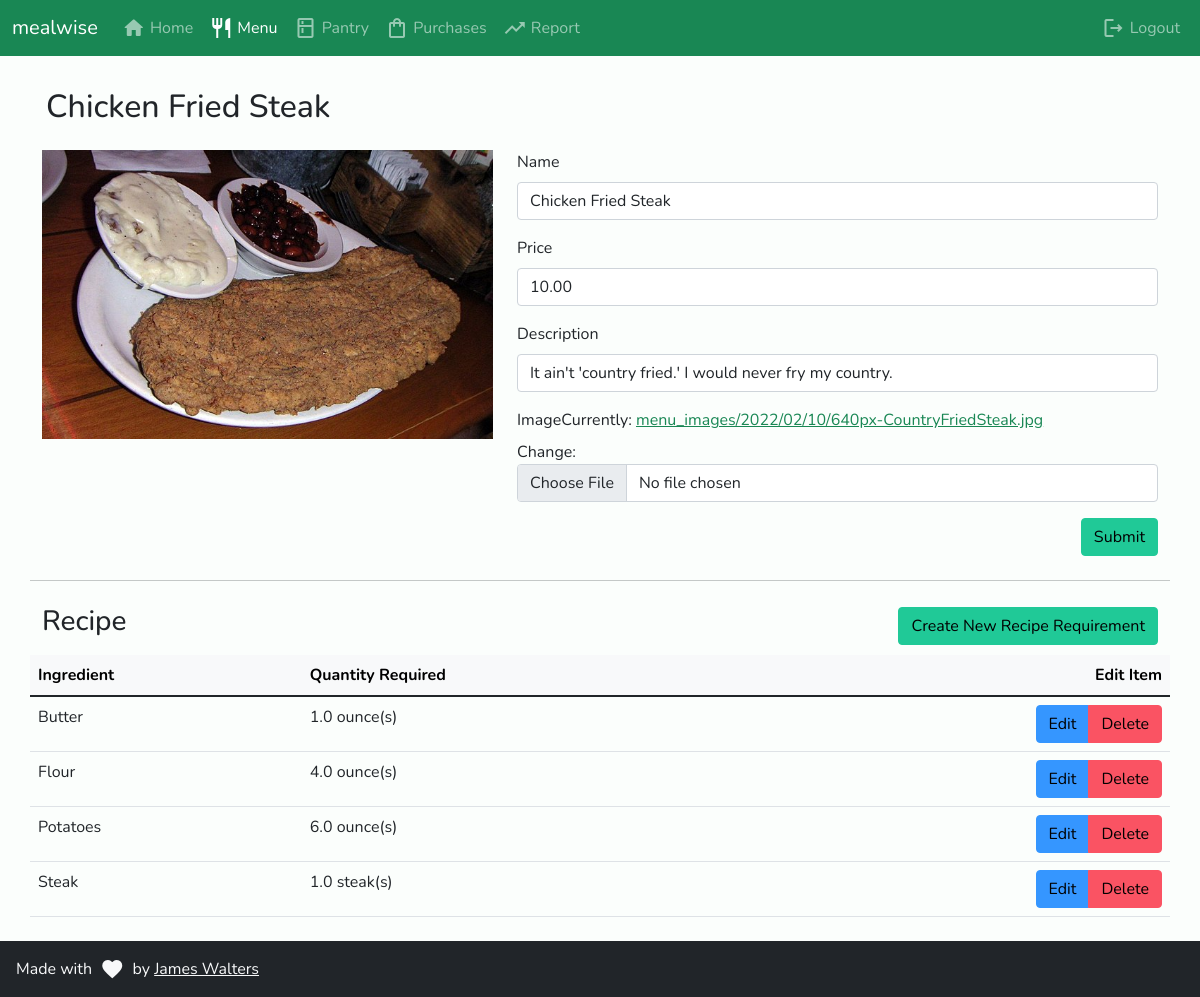
/menu/6/ (signed in), run on the app's committed database.
### inventory/models.py (models this page shows, shortened)
class MenuItem(models.Model):
    name = models.CharField(max_length=50, unique=True)
    price = models.DecimalField(max_digits=4, decimal_places=2, default=0.00)
    description = models.CharField(max_length=255)
    image = models.ImageField(upload_to='menu_images/%Y/%m/%d/', default='default.png')
    class Meta:
        ordering = ['name']
    def get_recipe_requirements(self):
        return self.reciperequirement_set.all()

class RecipeRequirement(models.Model):
    ingredient = models.ForeignKey(Ingredient, on_delete=models.CASCADE)
    menu_item = models.ForeignKey(MenuItem, on_delete=models.CASCADE)
    quantity = models.FloatField(default=0)
    class Meta:
        unique_together = (('menu_item', 'ingredient'),)
        ordering = ['ingredient']

class Ingredient(models.Model):
    name = models.CharField(max_length=50, unique=True)
    quantity = models.FloatField(default=0)
    unit = models.CharField(max_length=15, default="unit")
    price_per_unit = models.DecimalField(max_digits=5, decimal_places=2, default=0.00)
    class Meta:
        ordering = ['name']

### inventory/views.py (the view)
# urls.py: path('menu/<pk>/', views.UpdateMenuItem.as_view(), name="update_menu_item"),
class UpdateMenuItem(LoginRequiredMixin, UpdateView):
  template_name = "inventory/update_menu_item.html"
  model = models.MenuItem
  form_class = forms.MenuItemForm
  extra_context = {'active_nav_menu': "active"}

### inventory/forms.py
class MenuItemForm(forms.ModelForm):
  class Meta:
    model = models.MenuItem
    fields = "__all__"

### inventory/templates/inventory/update_menu_item.html (shortened to what this page needs)
{% extends 'base.html' %}
{% load django_bootstrap5 %}
{% block content %}
<div class="row px-4 px-sm-0 mx-0">
  <h2 class="p-3">{{ menuitem.name }}</h2>
</div>
<div class="row px-4 px-sm-0 mx-0 pb-2">
  <div class="col-12 col-md-5">
    <img src="{{ menuitem.image.url }}" alt="{{ menuitem.name }} image" style="max-width: 100%" class="mb-3" />
  </div>
  <div class="col-12 col-md-7">
    <form action="" method="POST" enctype="multipart/form-data">
      <div>
        {% bootstrap_form form %}
        <div class="d-grid d-md-block text-end">
          <input class="btn btn-success" type="submit" value="Submit" />
        </div>
      </div>
    </form>
  </div>
</div>
<div class="px-md-0 px-sm-2 px-3">
  <hr />
</div>
<div class="row px-4 px-sm-0 mx-0">
  <div class="mt-2 mb-2 d-flex justify-content-between">
    <h3>Recipe</h3>
    <button hx-get="{% url 'htmx_create_recipe_req' menuitem.id %}" hx-target="#recipe_table" hx-swap="beforeend"
      _="on htmx:afterOnLoad add .disabled to me" class="btn btn-success my-auto" id="createRecipeButton">
      Create New Recipe Requirement
    </button>
  </div>
</div>
<div class="row px-4 px-sm-0 mx-0">
  <table class="table">
    <thead class="table-light">
      <tr>
        <th>Ingredient</th>
        <th>Quantity Required</th>
        <th class="text-end">Edit Item</th>
      </tr>
    </thead>
    <tbody id="recipe_table">
      {% for recipe_req in menuitem.get_recipe_requirements %}
      <tr>
        <td>{{ recipe_req.ingredient.name }}</td>
        <td>{{ recipe_req.quantity }} {{ recipe_req.ingredient.unit }}(s)</td>
        <td class="text-end">
          <div class="btn-group">
            <button hx-get="{% url 'htmx_update_recipe_req' recipe_req.id %}" hx-target="closest tr" hx-swap="outerHTML"
              class="btn btn-action">
              Edit
            </button>
            <button hx-confirm="Are you sure you want to delete this requirement?"
              hx-post="{% url 'htmx_delete_recipe_req' recipe_req.id %}" hx-target="closest tr" hx-swap="outerHTML"
              class="btn btn-danger">
              Delete
            </button>
          </div>
        </td>
      </tr>
      {% endfor %}
    </tbody>
  </table>
</div>
{% endblock %}

### inventory/templates/base.html (style rules this page uses)
body { background-color: #fbfefc; font-family: Nunito, Arial, sans-serif; min-height: 100vh; position: relative; }

### data on the page
MenuItem: name "Chicken Fried Steak", image (picture), price "10.00", description "It ain't 'country fried.' I would never fry my country."
RecipeRequirement: ingredient.name "Butter", quantity "1.0", ingredient.unit "ounce"
RecipeRequirement: ingredient.name "Flour", quantity "4.0", ingredient.unit "ounce"
RecipeRequirement: ingredient.name "Potatoes", quantity "6.0", ingredient.unit "ounce"
RecipeRequirement: ingredient.name "Steak", quantity "1.0", ingredient.unit "steak"
